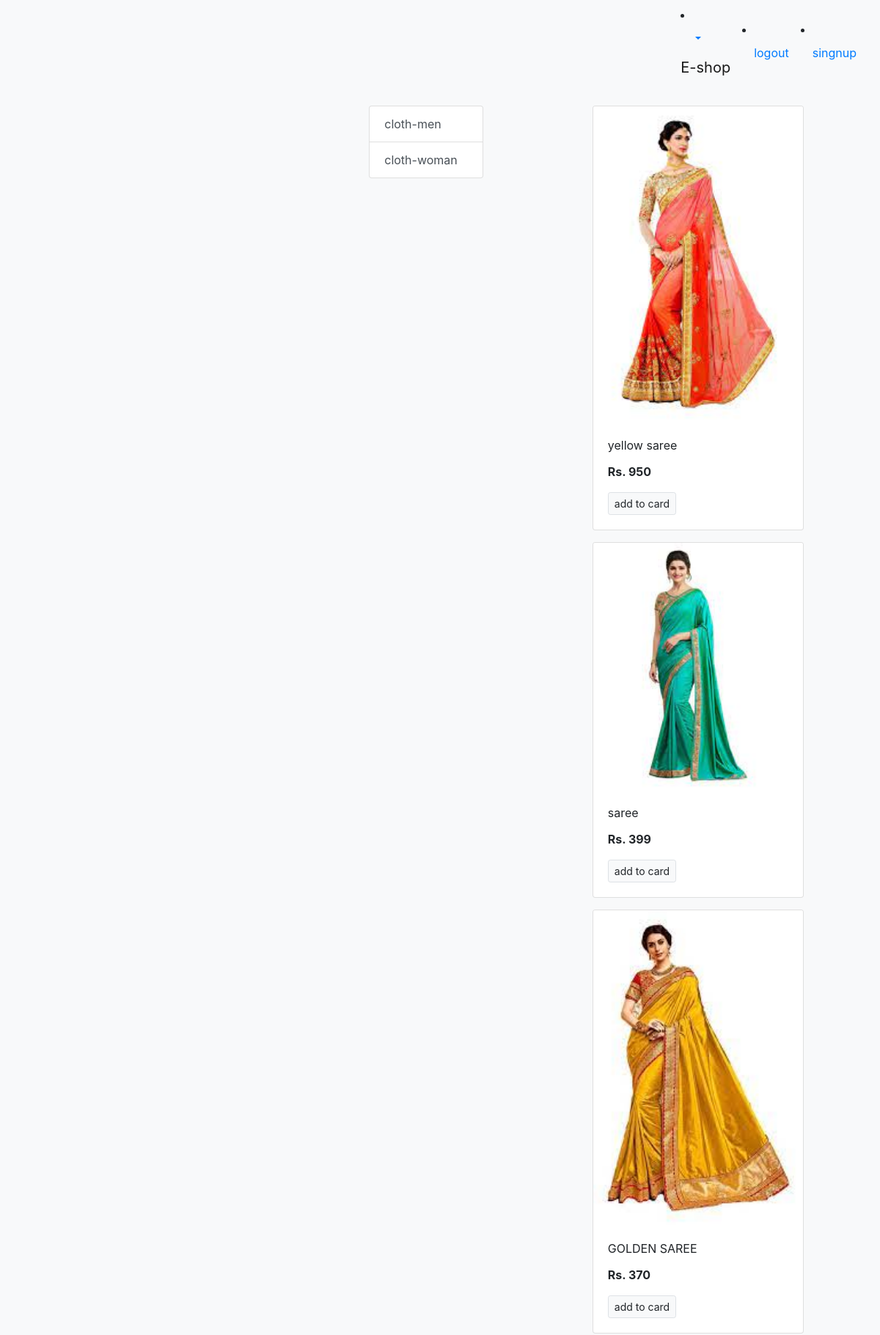
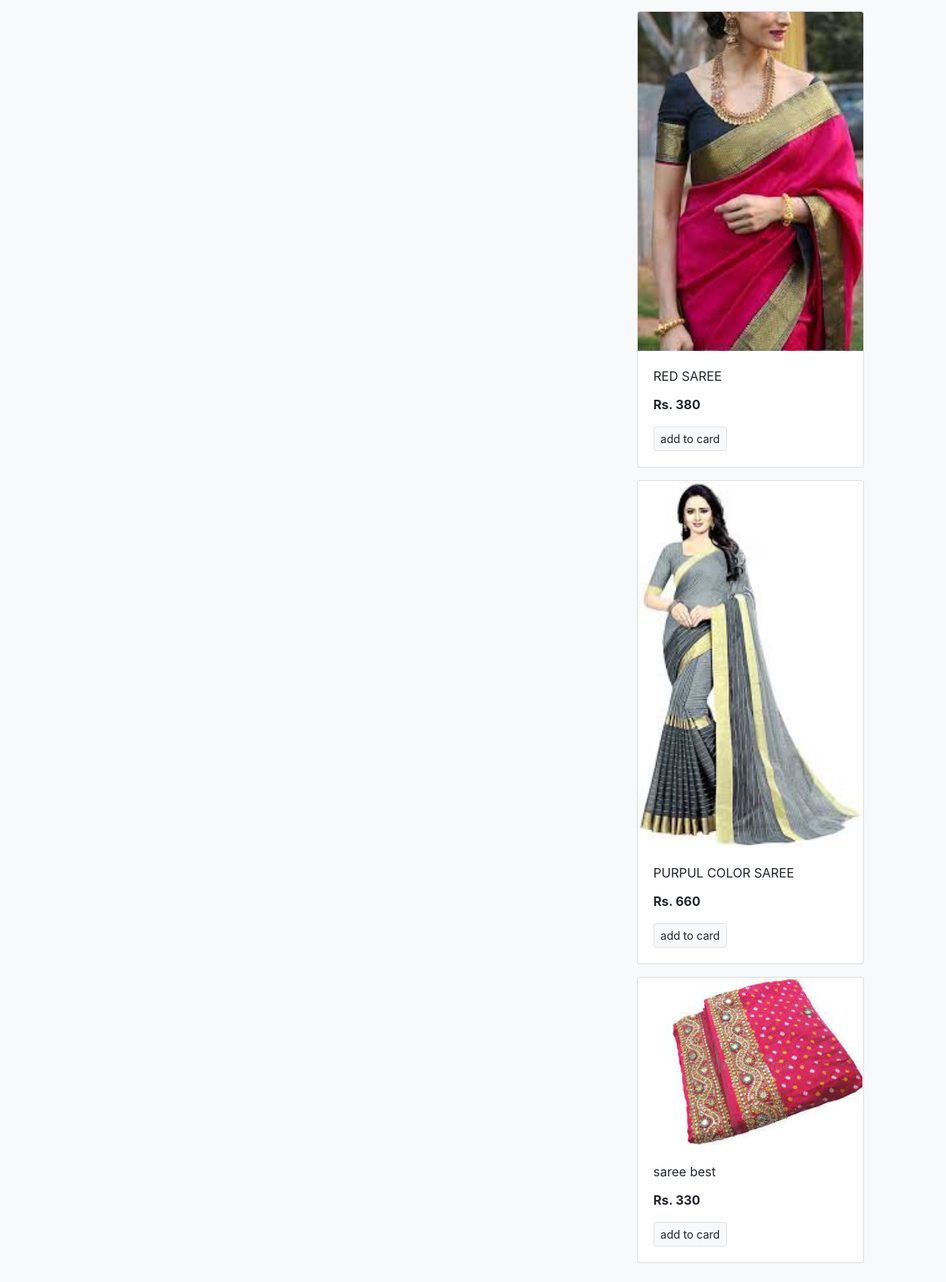
The app's page /?category=2 with its own data (2 pictures, top to bottom).
### store/models/category.py (models this page shows, shortened)
class Category(models.Model):
    name = models.CharField(max_length=20)
    @staticmethod
    def get_all_categories():
        return Category.objects.all()

### store/models/product.py (models this page shows, shortened)
class Product(models.Model):
    name = models.CharField(max_length=50)
    price = models.IntegerField(default=0)
    category = models.ForeignKey(Category ,on_delete=models.CASCADE , default=1)
    description = models.CharField(max_length=200 , default='' , null=True , blank=True)
    image = models.ImageField(upload_to='uploads/products/')
    @staticmethod
    def get_all_products_by_categoryid(category_id):
            if category_id:
                return Product.objects.filter(category=category_id)
            else:
                return Product.get_all_products()

### store/views.py (the view)
# urls.py: path('',index),
def index(request):
    products = None
    categories = Category.get_all_categories()
    categoryID = request.GET.get('category')
    print(categoryID)
    if categoryID:
         products = Product.get_all_products_by_categoryid(categoryID)
    else:
        products = Product.get_all_products()
    data = {}
    data['products'] = products
    data['categories'] = categories
    return render(request, 'index.html', data)

### store/templates/index.html (shortened to what this page needs)
{% extends 'base.html'%}
{% block content %}
<div class="container-fruid mt-3">
   <div class="row">
<div class="col-lg-3 mx-auto">
<div class="list-group">
  {% for category in categories %}
  <a href="/?category={{ category.id}}" class="list-group-item list-group-item-action">{{category.name}}</a>
  {% endfor %}
</div>
</div>
    <div id="products" class="col-lg-8">
  <div class="row mx-auto">
    {% for product in products %}
    <div class="card mx-auto mb-3" style="width: 18rem;">
      <img class="card-img-top" src="{{product.image.url}}" alt="Card image cap">
      <div class="card-body">
        <p class="card-title">{{product.name}}</p>
        <p class="card-text"><b>Rs. {{product.price}}</b></p>
        <a href="#" class="btn btn-light border btn-sm">add to card</a>
      </div>
    </div>
       {% endfor %}
      {% endblock%}

### records on screen
Category: name "cloth-men"
Category: name "cloth-woman"
Product: image (picture), name "yellow saree", price "950"
Product: image (picture), name "saree", price "399"
Product: image (picture), name "GOLDEN SAREE", price "370"
Product: image (picture), name "RED SAREE", price "380"
Product: image (picture), name "PURPUL COLOR SAREE", price "660"
Product: image (picture), name "saree best", price "330"
